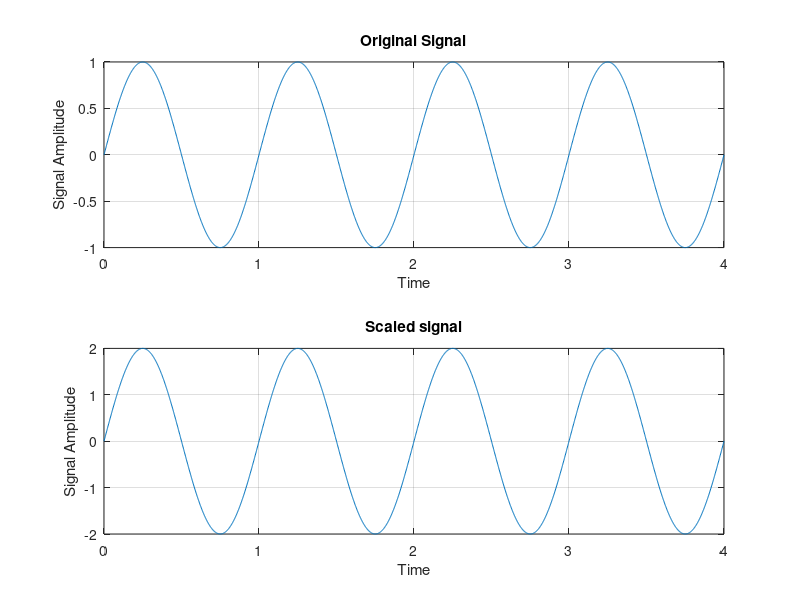

This chart was generated by the following MATLAB code:
clc;
clear all;
close all;
%Given Sample in Example
n=0:0.002:4;
%Given function in Example
x=sin(2*pi*1*n);
subplot(2,1,1);
%Plotting Orignal Signal
plot(n,x);
title('Original Signal');
xlabel('Time');
ylabel('Signal Amplitude');
grid on;
subplot(2,1,2);
%Plotting Scaled Signal
plot(n,2*x);
title('Scaled signal');
xlabel('Time');
ylabel('Signal Amplitude');
grid on;